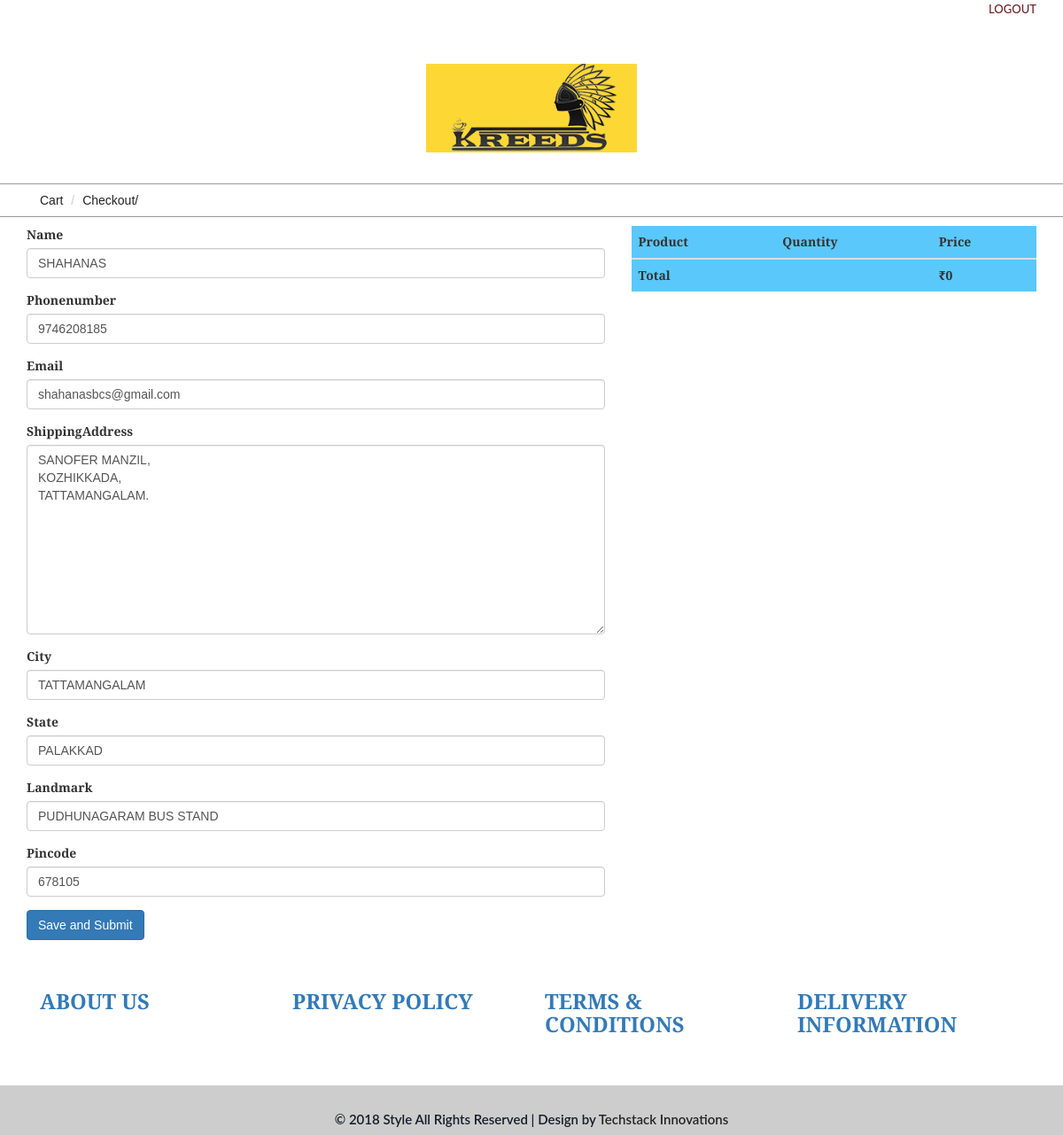
The page /checkout/4/ (signed in) on the database its author committed.
### ecom/models.py (models this page shows, shortened)
class CustomerDetail(models.Model):
	user = user=models.OneToOneField(User,on_delete=models.CASCADE)
	name = models.CharField(max_length=30, blank=True)
	phonenumber=models.IntegerField(default=0, blank=True, null=True)
	Email=models.CharField(max_length=30, blank=True)
	ShippingAddress=models.TextField(max_length=50, blank=True, null=True)
	City=models.CharField(max_length=20,blank=True)
	State=models.CharField(max_length=20,blank=True)
	Landmark=models.CharField(max_length=30,blank=True)
	Pincode=models.IntegerField(default=0, blank=True, null=True)

### ecom/views.py (the view)
# urls.py: url(r'^checkout/(?P<pk>\d+)/$', checkout, name="checkout"),
@login_required
def checkout(request, pk=None):
    try:
        usr = User.objects.get(pk=pk)
    except:
        usr = None
    try:
        cdet = CustomerDetail.objects.get(user=usr)
    except:
        cdet = None
    cart = Cart(request)
    if request.method=="POST":
        form=CustomerDetailForm(request.POST, instance = cdet)
        if form.is_valid():
            post=form.save(commit=False)
            post.user = usr
            post.save()
            ord = Order.objects.create(user=post, totalamount =int(cart.get_total_price()), checkout_date= timezone.now())
            for i in cart:
                c = Cartm.objects.create(order = ord, product = i["product"], quantity = int(i["quantity"]), amount = int(i["price"]))
                p = Product.objects.get(id = i["product"].id )
                p.NumbersAvailable-=int(i["quantity"])
                p.save()
            cart.clear()
            return redirect('thankyou')
    else:
        form=CustomerDetailForm(instance = cdet)
    return render(request,'frontend/checkout.html',{'form':form})

### ecom/forms.py
class CustomerDetailForm(forms.ModelForm):
	class Meta:
		model=CustomerDetail
		fields=("name", "phonenumber", "Email", "ShippingAddress", "City", "State", "Landmark", "Pincode",)

### ecom/cart.py (called while the page is built)
    def __len__(self):
        return sum(item['quantity'] for item in self.cart.values())

    def get_total_price(self):
        return sum(Decimal(item['price']) * item['quantity'] for item in self.cart.values())

### ecom/context_processor.py (called while the page is built)
def cart(request):
    return {'cart': Cart(request)}

### templates/frontend/checkout.html (shortened to what this page needs)
<!DOCTYPE html>
{% load static %}
{% load widget_tweaks %}
<html>
<head>
<link href="{% static 'frontend/css/bootstrap.css' %}" rel="stylesheet"  type="text/css" media="all" />
<link href="{% static 'frontend/css/style.css' %}" rel="stylesheet" type="text/css" media="all" />
<link href="{% static 'frontend/css/memenu.css' %}" rel="stylesheet" type="text/css" media="all" />
</head>
<body>
	<div class="container">
		<div class="pull-right">
		{% if request.user.is_authenticated %}
			<p><a href="{% url 'auth_logout' %}" class="simpleCart_empty">LOGOUT</a></p>
        {% else %}
             <a class="active" href="{% url 'auth_login' %}">LOGIN</a>
             <a class="active" href="{% url 'registration_register' %}">REGISTER</a>
        {% endif %}
		</div>
	</div>
	<div class="top-header">
	<div class="container">
		<div class="top-header-main">
			<div class="col-md-4 top-header-left">
			</div>
			<div class="col-md-4 top-header-middle">
				<a href="/"><img src="{% static 'frontend/images/logo-4.png' %}" alt="" /></a>
			</div>
		</div>
	</div>
</div>
	<div class="breadcrumbs">
		<div class="container">
			<div class="breadcrumbs-main">
				<ol class="breadcrumb">
					<li><a>Cart</a></li>
					<li class="active">Checkout/</li>
				</ol>
			</div>
		</div>
	</div>
<div style="margin-top: 10px;">
	<div class="container">
	<div class="row">
	<div class="col-md-7">
		<form method="POST" class="post-form">{% csrf_token %}
	{% for field in form.visible_fields %}
    <div class="form-group">
        <label for="{{ field.id_for_label }}">{{ field.label }}</label>
        {{ field|add_class:'form-control' }}
    </div>
    {% endfor %}
        <button type="submit" class="save btn btn-primary">Save and Submit</button>
		</form>
		</div>
		<div class="col-md-5">
 <table class="table table-striped table-hover">
                <thead style="background-color: #5AC8FA">
                    <tr>
                        <th>Product</th>
                        <th>Quantity</th>
                        <th>Price</th>
                    </tr>
                </thead>
                <tbody>
                <tr style="background-color: #5AC8FA">
                    <td><b>Total</b></td>
                    <td colspan="1"></td>
                    <td colspan="1"><b>₹{{ cart.get_total_price }}</b></td>
                </tr>
                </tbody>
            </table>
		</div>
	</div>
	</div>
</div>
<div class="footer">
		<div class="container">
			<div class="footer-top">
			<div class="col-md-3 footer-left">
					<h3><a href="aboutus/">ABOUT US</a></h3>
				</div>
				<div class="col-md-3 footer-left">
					<h3><a href="privacy/"> PRIVACY POLICY</a></h3>
				</div>
				<div class="col-md-3 footer-left">
					<h3><a href="terms/">TERMS & CONDITIONS</a></h3>
				</div>
				<div class="col-md-3 footer-left">
					<h3><a href="info/">DELIVERY INFORMATION</a></h3>
				</div>
			</div>
		</div>
	</div>
	<div class="footer-text" style="height:4rem;">
		<div class="container">
			<div class="footer-main">
				<p class="footer-class">© 2018 Style All Rights Reserved | Design by  <a href="http://techstackinnovations.com/" target="_blank">Techstack Innovations</a> </p>
			</div>
		</div>
	</div>
</body>
</html>

### static/frontend/css/style.css (style rules this page uses)
body { background:#fff; font-family: 'Alegreya Sans SC', sans-serif; }
body a { transition: 0.5s all; -webkit-transition: 0.5s all; -o-transition: 0.5s all; -moz-transition: 0.5s all; -ms-transition: 0.5s all; }
.top-header { padding: 3em 0px 1.5em 0px; }
.top-header-middle { text-align: center; }
a.simpleCart_empty { color: #702428; font-weight: 500; font-family: 'Lato', sans-serif; font-size: 13px; }
.footer { padding:5em 0px; }
.footer-left h3 { color: #242424; font-size: 1.7em; font-weight: 600; margin: 0; }
.footer-text { padding: 2em 0px; background: rgba(153, 153, 153, 0.49); }
.footer-main { text-align:center; }
.footer-main p { color: #181b2a; font-size: 15px; font-weight: 600; font-family: 'Lato', sans-serif; margin: 0; }
.footer-main p a { color: #242424; }
.breadcrumbs { border-top: 1px solid #999; border-bottom: 1px solid #999; margin-top: 1em; }
ol.breadcrumb { margin: 0; }
.breadcrumb li a { color:#242424; }
.breadcrumb > .active { color: #242424; }
.breadcrumb { background: none; }
@media (max-width:1280px) { .footer { padding: 4em 0px; } }

### rows shown on the page
CustomerDetail: visible_fields "SHAHANAS" "9746208185" "shahanasbcs@gmail.com" "SANOFER MANZIL, KOZHIKKADA, TATTAMANGALAM." "TATTAMANGALAM" "PALAKKAD" "PUDHUNAGARAM BUS STAND" "678105"

### other values the page prints
{{ field.label }} "Name" "Phonenumber" "Email" "ShippingAddress" "City" "State" "Landmark" "Pincode"
{{ cart.get_total_price }} "0"
